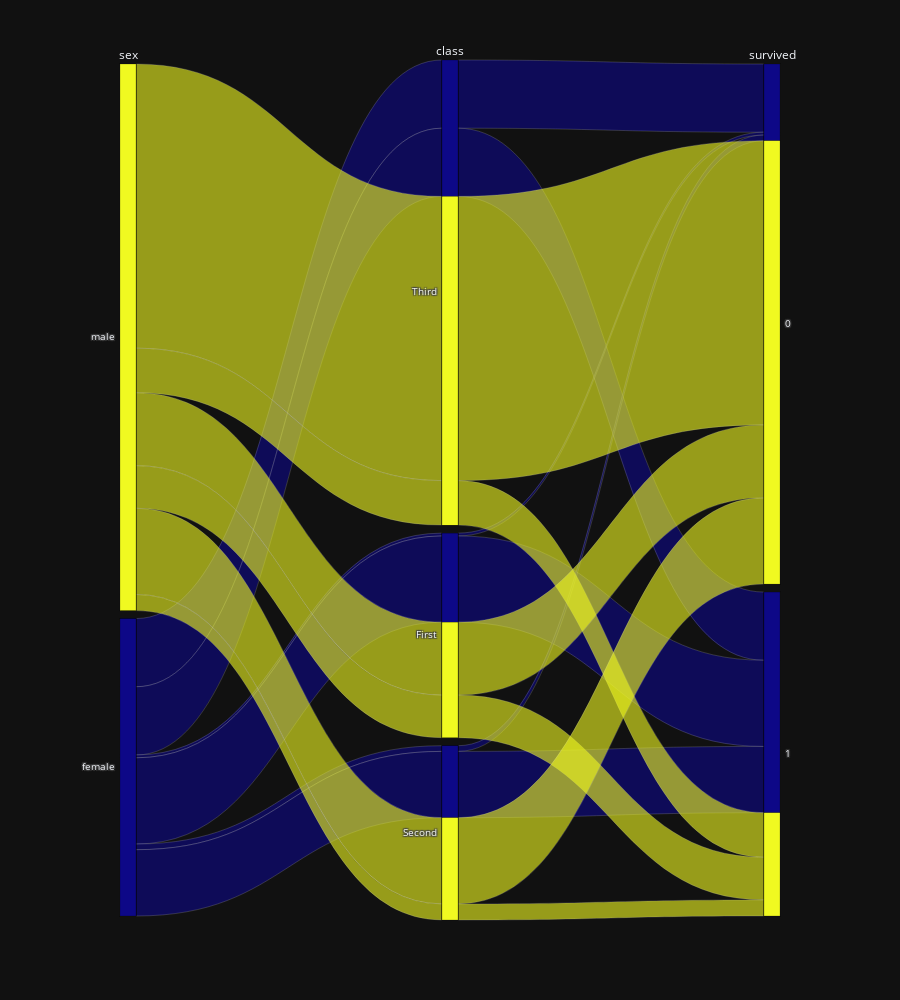

Here is the notebook cell this chart was saved with:
### Markdown cell above
Show sex, class, and survived, colored by sex.

### Code cell
# CODE
alluvialplot(TITANIC, 
        dim_cols=['sex', 'class', 'survived'],
        color_col="sex")

### Figure 1 — Plotly figure (JSON) as saved in the notebook; plotly's stock layout.template omitted (floating-point values rounded to 4 significant figures; data arrays with more than 128 entries replaced by an {"elided": "..."} marker saying what was removed)
{"data": [{"dimensions": [{"label": "sex", "values": {"elided": "891 str values"}}, {"label": "class", "values": {"elided": "891 str values"}}, {"label": "survived", "values": {"elided": "891 int values"}}], "domain": {"x": [0, 1], "y": [0, 1]}, "line": {"color": {"elided": "891 int values"}, "coloraxis": "coloraxis", "shape": "hspline"}, "name": "", "type": "parcats"}], "layout": {"coloraxis": {"colorbar": {"title": {"text": "color"}}, "colorscale": [[0, "#0d0887"], [0.1111, "#46039f"], [0.2222, "#7201a8"], [0.3333, "#9c179e"], [0.4444, "#bd3786"], [0.5556, "#d8576b"], [0.6667, "#ed7953"], [0.7778, "#fb9f3a"], [0.8889, "#fdca26"], [1, "#f0f921"]], "showscale": false}, "height": 1000, "legend": {"tracegroupgap": 0}, "margin": {"t": 60}}}
